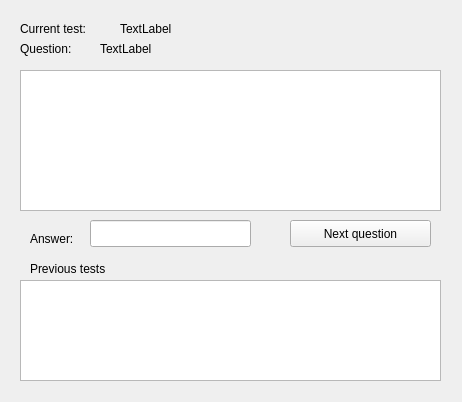
<?xml version="1.0" encoding="UTF-8"?>
<ui version="4.0">
 <class>Widget</class>
 <widget class="QWidget" name="Widget">
  <property name="geometry">
   <rect>
    <x>0</x>
    <y>0</y>
    <width>462</width>
    <height>402</height>
   </rect>
  </property>
  <property name="windowTitle">
   <string>Widget</string>
  </property>
  <widget class="QListWidget" name="questionShow">
   <property name="geometry">
    <rect>
     <x>20</x>
     <y>70</y>
     <width>421</width>
     <height>141</height>
    </rect>
   </property>
  </widget>
  <widget class="QLabel" name="label">
   <property name="geometry">
    <rect>
     <x>20</x>
     <y>20</y>
     <width>91</width>
     <height>17</height>
    </rect>
   </property>
   <property name="text">
    <string>Current test:</string>
   </property>
  </widget>
  <widget class="QLabel" name="label_2">
   <property name="geometry">
    <rect>
     <x>20</x>
     <y>40</y>
     <width>71</width>
     <height>17</height>
    </rect>
   </property>
   <property name="text">
    <string>Question: </string>
   </property>
  </widget>
  <widget class="QLabel" name="label_3">
   <property name="geometry">
    <rect>
     <x>30</x>
     <y>230</y>
     <width>67</width>
     <height>17</height>
    </rect>
   </property>
   <property name="text">
    <string>Answer:</string>
   </property>
  </widget>
  <widget class="QLineEdit" name="theAnswer">
   <property name="geometry">
    <rect>
     <x>90</x>
     <y>220</y>
     <width>161</width>
     <height>27</height>
    </rect>
   </property>
  </widget>
  <widget class="QPushButton" name="next">
   <property name="geometry">
    <rect>
     <x>290</x>
     <y>220</y>
     <width>141</width>
     <height>27</height>
    </rect>
   </property>
   <property name="text">
    <string>Next question</string>
   </property>
  </widget>
  <widget class="QLabel" name="label_4">
   <property name="geometry">
    <rect>
     <x>30</x>
     <y>260</y>
     <width>101</width>
     <height>17</height>
    </rect>
   </property>
   <property name="text">
    <string>Previous tests</string>
   </property>
  </widget>
  <widget class="QListWidget" name="previousTests">
   <property name="geometry">
    <rect>
     <x>20</x>
     <y>280</y>
     <width>421</width>
     <height>101</height>
    </rect>
   </property>
  </widget>
  <widget class="QLabel" name="currentTest">
   <property name="geometry">
    <rect>
     <x>120</x>
     <y>20</y>
     <width>67</width>
     <height>17</height>
    </rect>
   </property>
   <property name="text">
    <string>TextLabel</string>
   </property>
  </widget>
  <widget class="QLabel" name="currentQuestion">
   <property name="geometry">
    <rect>
     <x>100</x>
     <y>40</y>
     <width>67</width>
     <height>17</height>
    </rect>
   </property>
   <property name="text">
    <string>TextLabel</string>
   </property>
  </widget>
 </widget>
 <layoutdefault spacing="6" margin="11"/>
 <resources/>
 <connections/>
</ui>
